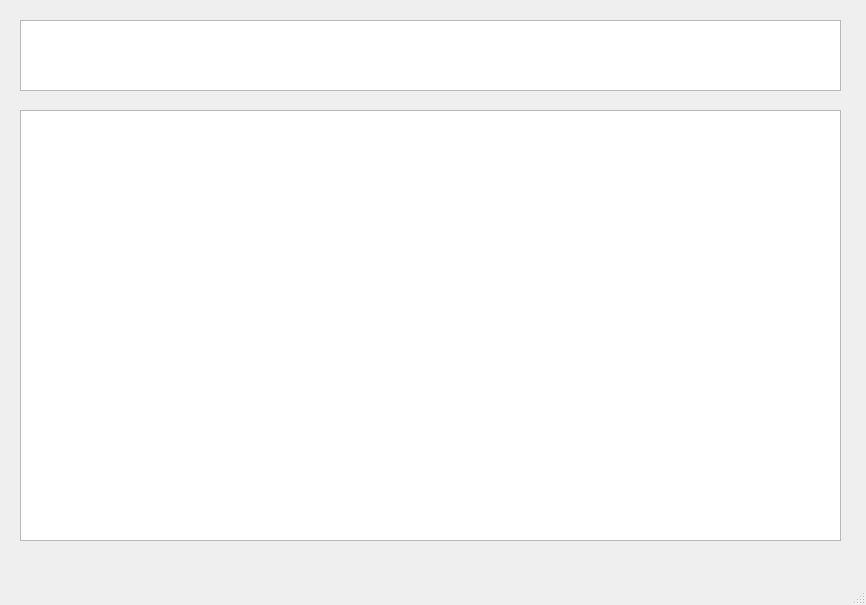
<?xml version="1.0" encoding="UTF-8"?>
<ui version="4.0">
 <class>MainWindow</class>
 <widget class="QMainWindow" name="MainWindow">
  <property name="geometry">
   <rect>
    <x>0</x>
    <y>0</y>
    <width>866</width>
    <height>605</height>
   </rect>
  </property>
  <property name="windowTitle">
   <string>MainWindow</string>
  </property>
  <widget class="QWidget" name="centralwidget">
   <widget class="QTextBrowser" name="textBrowser">
    <property name="geometry">
     <rect>
      <x>20</x>
      <y>110</y>
      <width>821</width>
      <height>431</height>
     </rect>
    </property>
   </widget>
   <widget class="QTextEdit" name="textEdit">
    <property name="geometry">
     <rect>
      <x>20</x>
      <y>20</y>
      <width>821</width>
      <height>71</height>
     </rect>
    </property>
   </widget>
  </widget>
  <widget class="QMenuBar" name="menubar">
   <property name="geometry">
    <rect>
     <x>0</x>
     <y>0</y>
     <width>866</width>
     <height>21</height>
    </rect>
   </property>
  </widget>
  <widget class="QStatusBar" name="statusbar"/>
 </widget>
 <resources/>
 <connections/>
</ui>
